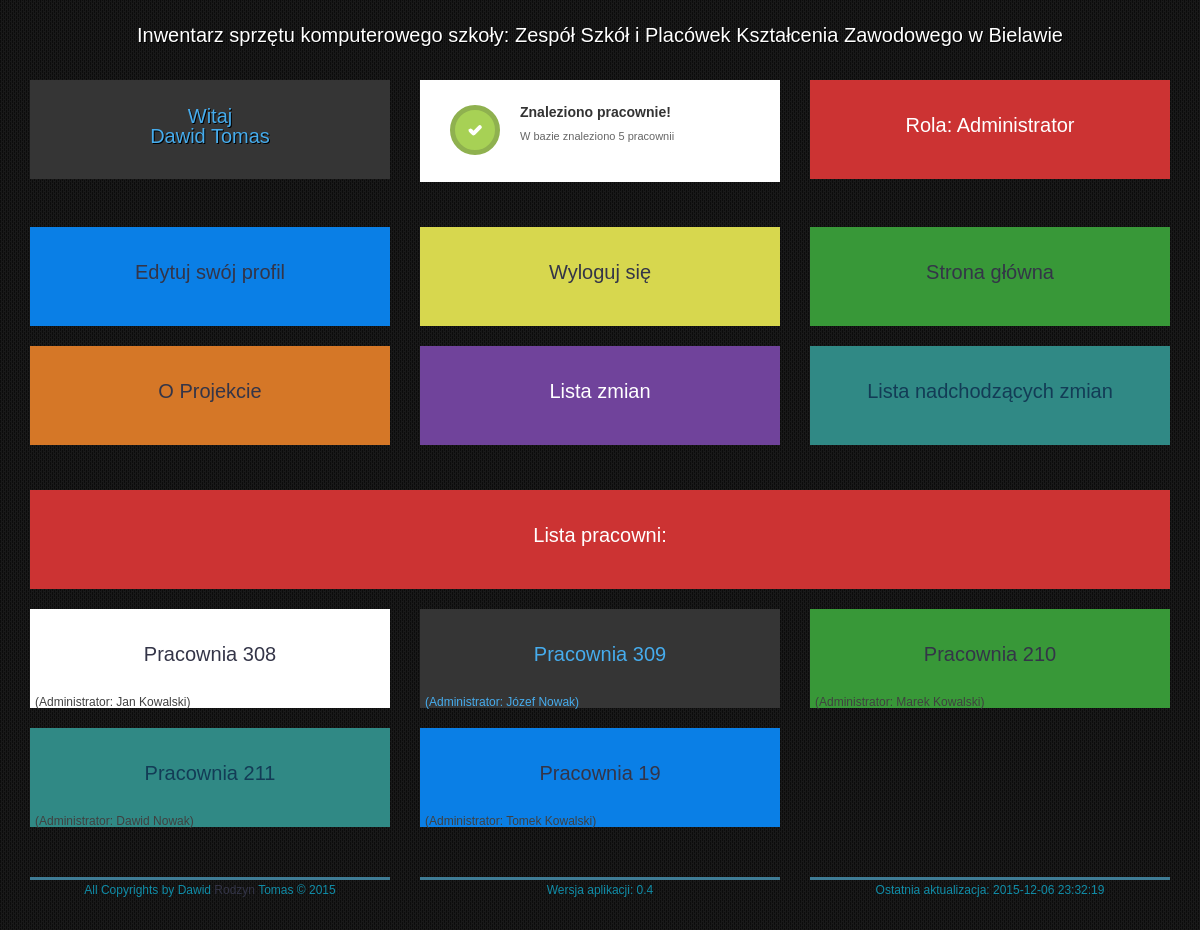
Page /panel.php (signed in) on the committed database.
### tables this page shows
CREATE TABLE IF NOT EXISTS `ustawienia` (
  `id` int(255) NOT NULL,
  `nazwa-szkoly` text NOT NULL,
  `wersja-apki` float NOT NULL,
  `data-aktualizacji` datetime NOT NULL
);

CREATE TABLE IF NOT EXISTS `uzytkownicy` (
  `id` int(10) NOT NULL,
  `imie` varchar(255) NOT NULL,
  `nazwisko` varchar(255) NOT NULL,
  `admin` int(10) NOT NULL,
  `login` varchar(255) NOT NULL,
  `haslo` varchar(255) NOT NULL
);

CREATE TABLE IF NOT EXISTS `listapracownii` (
  `id` int(255) NOT NULL,
  `numer` int(255) NOT NULL,
  `imie_admina` varchar(255) NOT NULL,
  `nazwisko_admina` varchar(255) NOT NULL
);

### libs/pracownie-lib.php (the view, shortened to what this page needs)
<?php
    class Pracownie
    {
        public function iloscPracowni() {
            require('dbconnect.php');
            $ile_pracownii = "SELECT id FROM listapracownii";
            $pobierz_ilosc = mysqli_query($polaczenie, $ile_pracownii);
            $ilosc = mysqli_num_rows($pobierz_ilosc);
            return $ilosc;
        }
        public function listaPracowni() {
            require('dbconnect.php');
            $dane = new Pracownie;
            $pracownie = $dane->iloscPracowni();
            $tablica_kolorow = array('', 'bialy', 'brazowy', 'zielony', 'morski', 'niebieski', 'czerwony');
            $przebieg = -1;
            $id_pracownii = 0;
            while($pracownie > 0) {
                $przebieg++;
                $id_pracownii++;
                if($przebieg % 3 == 0 && $przebieg!=0)
                    echo '</div><div class="row odstep">';
                $nazwy_pracownii = "SELECT * FROM listapracownii WHERE id=$id_pracownii";
                $pobierz_nazwy = mysqli_query($polaczenie, $nazwy_pracownii);
                $pracownie_nazwy = $pobierz_nazwy->fetch_assoc();
                echo '
                    <div class="col-md-4">
                        <div class="pracownia-'.$pracownie_nazwy['numer'].' kafelek '.$tablica_kolorow[$id_pracownii].'">
                            <a href="pracownia.php?id='.$pracownie_nazwy['numer'].'">
                                <p>Pracownia '.$pracownie_nazwy['numer'].'</p>
                            </a>
                            <p class="administrator">(Administrator: '.$pracownie_nazwy['imie_admina'].' '.$pracownie_nazwy['nazwisko_admina'].')</p>
                        </div>
                    </div>
                ';
                $pracownie--;
            }
        }
    }
?>

### header.php (shortened to what this page needs)
<?php
require_once('libs/inwentarz-lib.php');
require_once('libs/pracownie-lib.php');
$inwentarz = new Inwentarz();
$pracownie = new Pracownie();
$dane_usera = $inwentarz->daneZalogowanego();
?>
<!docType HTML>
<html>
<head>
    <title>Inwentarz dla szkoły <?php $inwentarz->nazwaSzkoly(); ?></title>
    <link rel="stylesheet" type="text/css" href="css/bootstrap.min.css">
    <link rel="stylesheet" type="text/css" href="css/panel.css">
    <link rel="stylesheet" type="text/css" href="css/powiadomienia.css">
</head>
<body>
<header id="header">
    <div class="container">
        <div class="row">
            <div class="col-md-12">
                <div class="szkola">
                    <p>Inwentarz sprzętu komputerowego szkoły: <?php $inwentarz->nazwaSzkoly(); ?></p>
                </div>
            </div>
        </div>
        <div class="row oddziel">
            <div class="col-md-4">
                <div class="dane-uzytkownika kafelek brazowy">
                    <p class="srodkuj">Witaj <br><?php echo $dane_usera['imie']; ?> <?php echo $dane_usera['nazwisko'];?></p>
                </div>
            </div>
            <div class="col-md-4">
                <div class="powiadomienie bialy">
                    <?php $ile = $pracownie->iloscPracowni();
                    if ($ile == 0) { echo '
                            <section class="notif notif-warning">
                                <h6 class="notif-title">Nie znalezniono pracowni!</h6>
                                <p>W bazie nie znaleziono żadnej pracowni!</p>
                            </section>';
                    } else { ?>
                        <section class="notif notif-notice">
                            <h6 class="notif-title">Znaleziono pracownie!</h6>
                            <p>W bazie znaleziono  <?php if($ile == 1 || $ile == 2 || $ile == 3 || $ile == 4) {echo $ile.' pracownie';} else {echo $ile.' pracownii';}?></p>
                        </section>
                    <?php } ?>
                </div>
            </div>
            <div class="col-md-4">
                <div class="uprawnienia kafelek czerwony">
                    <p class="uprawnienie srodkuj">Rola: <?php $inwentarz->rolaUsera();?></p>
                </div>
            </div>
        </div>
    </div>
</header>
<acticle>
    <div class="container oddziel">
        <div class="row odstep">
            <div class="col-md-4">
                <div class="edytuj-profil kafelek niebieski">
                    <a href="#"><p class="srodek">Edytuj swój profil</p></a>
                </div>
            </div>
            <div class="col-md-4">
                <div class="wyloguj kafelek zolty">
                    <a href="?id=wyloguj">
                        <p>Wyloguj się</p>
                    </a>
                </div>
            </div>
            <div class="col-md-4">
                <div class="lista-userow kafelek zielony">
                    <a href="panel.php">
                        <p>Strona główna</p>
                    </a>
                </div>
            </div>
        </div>
        <div class="row odstep">
            <div class="col-md-4">
                <div class="o-projekcie kafelek pomaranczowy">
                    <a href="oprojekcie.php">
                        <p>O Projekcie</p>
                    </a>
                </div>
            </div>
            <div class="col-md-4">
                <div class="changelog kafelek fioletowy">
                    <a href="#">
                        <p>Lista zmian</p>
                    </a>
                </div>
            </div>
            <div class="col-md-4">
                <div class="to-do-list kafelek morski">
                    <a href="#">
                        <p>Lista nadchodzących zmian</p>
                    </a>
                </div>
            </div>
        </div>
    </div>

### libs/inwentarz-lib.php (shortened to what this page needs)
<?php
class Inwentarz {
    public function nazwaSzkoly() {
        require('dbconnect.php');
        $szkola_nazwa = "SELECT * FROM ustawienia";
        $nazwa = $polaczenie->query($szkola_nazwa);
        while($szkola = $nazwa->fetch_assoc()) {
            echo $szkola["nazwa-szkoly"];
        }
    }
    public function rolaUsera() {
        $inwentarz = new Inwentarz();
        $rola = $inwentarz->daneZalogowanego();
        if($rola['id'] == 1) {
            echo 'Administrator';
        } else {
            echo 'Użytkownik';
        }
    }
    public function wersjaAplikacji() {
        require('dbconnect.php');
        $wersja_apki = "SELECT * FROM ustawienia";
        $nazwa = $polaczenie->query($wersja_apki);
        while($wersja = $nazwa->fetch_assoc()) {
            echo $wersja["wersja-apki"];
        }
    }
    public function dataAktualizacji() {
        require('dbconnect.php');
        $data_aktualizacji = "SELECT * FROM ustawienia";
        $nazwa = $polaczenie->query($data_aktualizacji);
        while($data = $nazwa->fetch_assoc()) {
            echo $data["data-aktualizacji"];
        }
    }
    public function daneZalogowanego($user_id = -1) {
        require('dbconnect.php');
        if($user_id == -1) {
            $user_id = $_SESSION['uzytkownik_id'];
        }
        $informacje = "SELECT * FROM uzytkownicy WHERE id = '$user_id' LIMIT 1";
        $pobierz_info = mysqli_query($polaczenie, $informacje);
        return mysqli_fetch_assoc($pobierz_info);
    }
}
?>

### panel.php
    <?php require('header.php'); ?>
        <div class="container oddziel">
            <div class="row odstep">
                <div class="col-md-12">
                    <div class="pracownie kafelek czerwony">
                        <p>Lista pracowni:</p>
                    </div>
                </div>
            </div>
            <div class="row odstep">
                <?php $pracownie->listaPracowni(); ?>
            </div>
        </div>
    </acticle>
    <?php include_once('footer.php');?>
    </body>
</html>

### footer.php (shortened to what this page needs)
<footer id="footer">
    <div class="container">
        <div class="row">
            <div class="col-md-4">
                <p class="copyright center">All Copyrights by Dawid <a href="http://rodzyn.pl" target="_blank">Rodzyn</a> Tomas &copy; 2015 </p>
            </div>
            <div class="col-md-4">
                <p class="wersja-apki center">Wersja aplikacji: <?php $inwentarz->wersjaAplikacji(); ?></p>
            </div>
            <div class="col-md-4">
                <p class="data-aktualizacji center">Ostatnia aktualizacja: <?php $inwentarz->dataAktualizacji(); ?></p>
            </div>
        </div>
    </div>
</footer>

### css/panel.css (style rules this page uses)
*::after, *::before { box-sizing: unset; }
.oddziel { margin-top: 25px; }
.odstep { margin-top: 20px; }
body { background-image: url('../imgs/bg.png') !important; }
body #header .szkola { margin-top: 25px; }
body #header .szkola p { text-align: center; color: #FFF; text-shadow: 1px 1px 0px #000; font-size: 20px; }
body #header .dane-uzytkownika p { text-align: center; color: #FFF; text-shadow: 1px 1px 0px #000; font-size: 20px; }
body a { color: #343548; text-decoration: none !important; -webkit-transition: all 500ms; -moz-transition: all 500ms; -ms-transition: all 500ms; -o-transition: all 500ms; transition: all 500ms; }
body .center { text-align: center; border-top: 3px solid #3f7c95; color: #108DA8; }
body .administrator { padding-top: 18px; padding-left: 5px; }
body .kafelek { height: 99px; }
body .brazowy { background-color: #353535; }
body .brazowy p { color: #46aced !important; }
body .brazowy p.srodkuj { color: #46aced !important; padding-top: 26px; }
body .brazowy a p { text-align: center; font-size: 20px; padding-top: 35px; color: #46aced !important; -webkit-transition: all 500ms; -moz-transition: all 500ms; -ms-transition: all 500ms; -o-transition: all 500ms; transition: all 500ms; }
body .bialy { background-color: #ffffff; }
body .bialy .notif { border-radius: 0px !important; }
body .bialy a p { text-align: center; font-size: 20px; padding-top: 35px; -webkit-transition: all 500ms; -moz-transition: all 500ms; -ms-transition: all 500ms; -o-transition: all 500ms; transition: all 500ms; }
body .czerwony { background-color: #C33 !important; }
body .czerwony p { color: white; text-align: center; padding-top: 35px; font-size: 20px; }
body .niebieski { background-color: #0a7fe6; }
body .niebieski a p { text-align: center; font-size: 20px; padding-top: 35px; -webkit-transition: all 500ms; -moz-transition: all 500ms; -ms-transition: all 500ms; -o-transition: all 500ms; transition: all 500ms; }
body .zolty { background-color: #d7d74e; }
body .zolty a p { text-align: center; font-size: 20px; padding-top: 35px; -webkit-transition: all 500ms; -moz-transition: all 500ms; -ms-transition: all 500ms; -o-transition: all 500ms; transition: all 500ms; }
body .zielony { background-color: #389838; }
body .zielony a p { text-align: center; font-size: 20px; padding-top: 35px; -webkit-transition: all 500ms; -moz-transition: all 500ms; -ms-transition: all 500ms; -o-transition: all 500ms; transition: all 500ms; }
body .pomaranczowy { background-color: #d57727; }
body .pomaranczowy a p { text-align: center; font-size: 20px; padding-top: 35px; -webkit-transition: all 500ms; -moz-transition: all 500ms; -ms-transition: all 500ms; -o-transition: all 500ms; transition: all 500ms; }
body .fioletowy { background-color: #70439b; }
body .fioletowy a p { text-align: center; font-size: 20px; padding-top: 35px; -webkit-transition: all 500ms; -moz-transition: all 500ms; -ms-transition: all 500ms; -o-transition: all 500ms; transition: all 500ms; }
body .fioletowy a, body .fioletowy p { color: white !important; }
body .morski { background-color: #308985; }
body .morski a p { text-align: center; font-size: 20px; padding-top: 35px; -webkit-transition: all 500ms; -moz-transition: all 500ms; -ms-transition: all 500ms; -o-transition: all 500ms; transition: all 500ms; }
body .morski a { color: #133c56 !important; }
body #footer { margin-top: 50px; margin-bottom: 20px; }

### css/powiadomienia.css (style rules this page uses)
body { font: 12px/20px 'Lucida Grande', Verdana, sans-serif; color: #404040; background: #343137; }
.notif { position: relative; padding: 25px 30px 25px 100px; min-height: 50px; line-height: 22px; background: white; border-radius: 10px; }
.notif:before { content: ''; position: absolute; top: 25px; left: 30px; width: 40px; height: 40px; border: 5px solid; border-radius: 25px; }
.notif p { font-size: 11px; color: #666; }
.notif-title { margin: 0 0 5px; font-size: 14px; font-weight: bold; color: #333; }
.notif-title:before, .notif-title:after { content: ''; position: absolute; background: white; border-radius: 2px; }
.notif-notice:before { background: #a7d155; border-color: #8fb14f; }
.notif-notice .notif-title:before, .notif-notice .notif-title:after { top: 44px; left: 55px; width: 4px; height: 12px; -webkit-transform: rotate(45deg); -moz-transform: rotate(45deg); -ms-transform: rotate(45deg); -o-transform: rotate(45deg); transform: rotate(45deg); }
.notif-notice .notif-title:after { top: 50px; left: 48px; width: 8px; height: 4px; }

### rows in the picture
ustawienia: value "Zespół Szkół i Placówek Kształcenia Zawodowego w Bielawie", value "0.4", value "2015-12-06 23:32:19"
uzytkownicy: imie "Dawid", nazwisko "Tomas"
listapracownii: numer "308", imie_admina "Jan", nazwisko_admina "Kowalski"
listapracownii: numer "309", imie_admina "Józef", nazwisko_admina "Nowak"
listapracownii: numer "210", imie_admina "Marek", nazwisko_admina "Kowalski"
listapracownii: numer "211", imie_admina "Dawid", nazwisko_admina "Nowak"
listapracownii: numer "19", imie_admina "Tomek", nazwisko_admina "Kowalski"

### other values in the picture
$ile "5"
